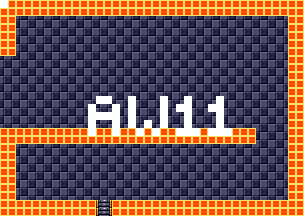

Tiled map render using the project's own tile images. Description and the map definition, with tile-layer contents summarised, below:
An orthogonal 38x27 tile map with 8x8 px tiles, 4 tile layers (background, foreground, room numbers, Objects), 15 tilesets.

<map version="1.5" tiledversion="1.7.1" orientation="orthogonal" renderorder="right-down" width="38" height="27" tilewidth="8" tileheight="8" infinite="0" nextlayerid="11" nextobjectid="1">
 <tileset firstgid="1" source="tilesheets/tsKarniMata.tsx" />
 <tileset firstgid="1025" source="tilesheets/tsVoodooWasp.tsx" />
 <tileset firstgid="2049" source="tilesheets/tsBurial.tsx" />
 <tileset firstgid="3073" source="tilesheets/tsBlueTemple.tsx" />
 <tileset firstgid="4097" source="tilesheets/tsGoddess.tsx" />
 <tileset firstgid="5121" source="tilesheets/tsKonark.tsx" />
 <tileset firstgid="6145" name="sEnemies" tilewidth="8" tileheight="8" tilecount="1024" columns="32">
  <image source="../grapx/tilesheets/sObjects.bmp" trans="ff94ff" width="256" height="256" />
 </tileset>
 <tileset firstgid="7169" source="tilesheets/tsIceTemple.tsx" />
 <tileset firstgid="8193" source="tilesheets/tsLavaArea.tsx" />
 <tileset firstgid="9217" source="tilesheets/tsBossArea.tsx" />
 <tileset firstgid="10241" source="tilesheets/tsPegu.tsx" />
 <tileset firstgid="11265" source="tilesheets/sTiwanakuTemple.tsx" />
 <tileset firstgid="12289" source="tilesheets/sIndraTemple.tsx" />
 <tileset firstgid="13313" source="tilesheets/sTeleport.tsx" />
 <tileset firstgid="14337" source="tilesheets/sObjects.tsx" />
 <layer id="2" name="background" width="38" height="27">
  <data>[1026 cells, 1026 non-empty, 2 distinct tile ids]</data>
 </layer>
 <layer id="1" name="foreground" width="38" height="27">
  <data>[1026 cells, 286 non-empty, 3 distinct tile ids]</data>
 </layer>
 <layer id="7" name="room numbers" width="38" height="27">
  <data>[1026 cells, 40 non-empty, 1 distinct tile ids]</data>
 </layer>
 <layer id="10" name="Objects" width="38" height="27">
  <data>[1026 cells, 0 non-empty, 0 distinct tile ids]</data>
 </layer>
</map>
